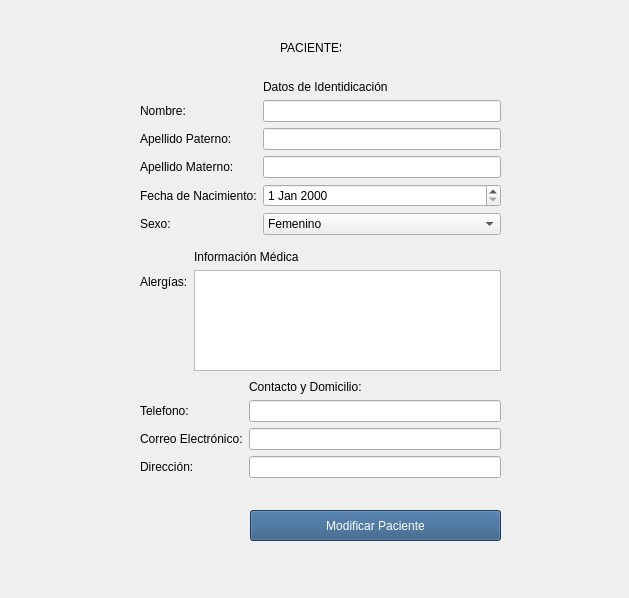
<?xml version="1.0" encoding="UTF-8"?>
<ui version="4.0">
 <class>Form</class>
 <widget class="QWidget" name="Form">
  <property name="geometry">
   <rect>
    <x>0</x>
    <y>0</y>
    <width>629</width>
    <height>598</height>
   </rect>
  </property>
  <property name="windowTitle">
   <string>Form</string>
  </property>
  <widget class="QWidget" name="formLayoutWidget">
   <property name="geometry">
    <rect>
     <x>140</x>
     <y>80</y>
     <width>361</width>
     <height>175</height>
    </rect>
   </property>
   <layout class="QFormLayout" name="formLayout">
    <item row="0" column="1">
     <widget class="QLabel" name="label_8">
      <property name="text">
       <string>Datos de Identidicación</string>
      </property>
     </widget>
    </item>
    <item row="1" column="0">
     <widget class="QLabel" name="label">
      <property name="text">
       <string>Nombre:</string>
      </property>
     </widget>
    </item>
    <item row="1" column="1">
     <widget class="QLineEdit" name="txt_nombre"/>
    </item>
    <item row="2" column="0">
     <widget class="QLabel" name="label_2">
      <property name="text">
       <string>Apellido Paterno:</string>
      </property>
     </widget>
    </item>
    <item row="2" column="1">
     <widget class="QLineEdit" name="txt_paterno"/>
    </item>
    <item row="3" column="0">
     <widget class="QLabel" name="label_3">
      <property name="text">
       <string>Apellido Materno:</string>
      </property>
     </widget>
    </item>
    <item row="3" column="1">
     <widget class="QLineEdit" name="txt_apellido_materno"/>
    </item>
    <item row="4" column="0">
     <widget class="QLabel" name="label_4">
      <property name="text">
       <string>Fecha de Nacimiento:</string>
      </property>
     </widget>
    </item>
    <item row="4" column="1">
     <widget class="QDateEdit" name="date_nacimiento"/>
    </item>
    <item row="5" column="0">
     <widget class="QLabel" name="label_5">
      <property name="text">
       <string>Sexo:</string>
      </property>
     </widget>
    </item>
    <item row="5" column="1">
     <widget class="QComboBox" name="cmb_genero">
      <item>
       <property name="text">
        <string>Femenino</string>
       </property>
      </item>
      <item>
       <property name="text">
        <string>Otro</string>
       </property>
      </item>
      <item>
       <property name="text">
        <string>Masculino</string>
       </property>
      </item>
     </widget>
    </item>
   </layout>
  </widget>
  <widget class="QWidget" name="formLayoutWidget_2">
   <property name="geometry">
    <rect>
     <x>140</x>
     <y>380</y>
     <width>361</width>
     <height>112</height>
    </rect>
   </property>
   <layout class="QFormLayout" name="formLayout_2">
    <item row="1" column="0">
     <widget class="QLabel" name="label_9">
      <property name="text">
       <string>Telefono:</string>
      </property>
     </widget>
    </item>
    <item row="2" column="0">
     <widget class="QLabel" name="label_10">
      <property name="text">
       <string>Correo Electrónico:</string>
      </property>
     </widget>
    </item>
    <item row="3" column="0">
     <widget class="QLabel" name="label_11">
      <property name="text">
       <string>Dirección:</string>
      </property>
     </widget>
    </item>
    <item row="3" column="1">
     <widget class="QLineEdit" name="text_direccion"/>
    </item>
    <item row="0" column="1">
     <widget class="QLabel" name="label_12">
      <property name="text">
       <string>Contacto y Domicilio:</string>
      </property>
     </widget>
    </item>
    <item row="1" column="1">
     <widget class="QLineEdit" name="txt_telefono"/>
    </item>
    <item row="2" column="1">
     <widget class="QLineEdit" name="txt_email"/>
    </item>
   </layout>
  </widget>
  <widget class="QWidget" name="formLayoutWidget_3">
   <property name="geometry">
    <rect>
     <x>140</x>
     <y>250</y>
     <width>361</width>
     <height>121</height>
    </rect>
   </property>
   <layout class="QFormLayout" name="formLayout_3">
    <item row="1" column="0">
     <widget class="QLabel" name="label_14">
      <property name="text">
       <string>Alergías:</string>
      </property>
     </widget>
    </item>
    <item row="1" column="1">
     <widget class="QTextEdit" name="text_alergias"/>
    </item>
    <item row="0" column="1">
     <widget class="QLabel" name="label_13">
      <property name="text">
       <string>Información Médica</string>
      </property>
     </widget>
    </item>
   </layout>
  </widget>
  <widget class="QPushButton" name="btn_modificar_paciente">
   <property name="geometry">
    <rect>
     <x>250</x>
     <y>510</y>
     <width>251</width>
     <height>31</height>
    </rect>
   </property>
   <property name="styleSheet">
    <string notr="true">QPushButton#btn_modificar_paciente{
	background-color: rgb(43, 86, 129);
	color: rgb(255, 255, 255);
	border-color: rgb(43, 86, 129);

}</string>
   </property>
   <property name="text">
    <string>Modificar Paciente</string>
   </property>
  </widget>
  <widget class="QLabel" name="label_6">
   <property name="geometry">
    <rect>
     <x>280</x>
     <y>40</y>
     <width>61</width>
     <height>16</height>
    </rect>
   </property>
   <property name="text">
    <string>PACIENTES</string>
   </property>
  </widget>
 </widget>
 <resources/>
 <connections/>
</ui>
